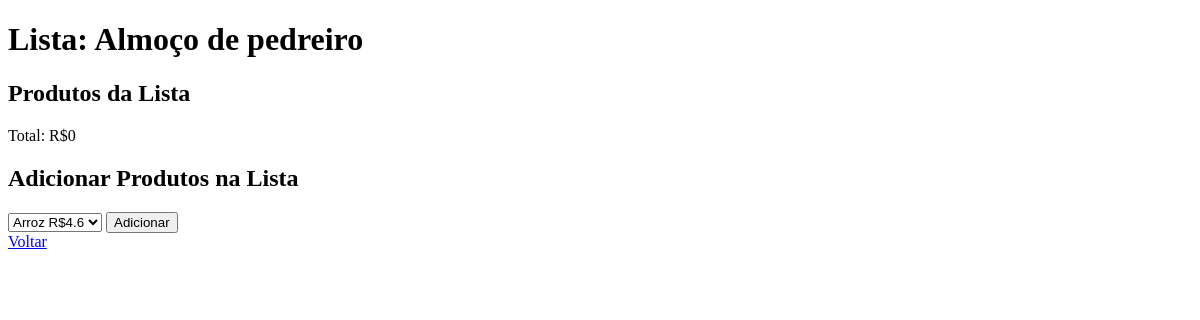
The page /2 on the database as committed earlier.
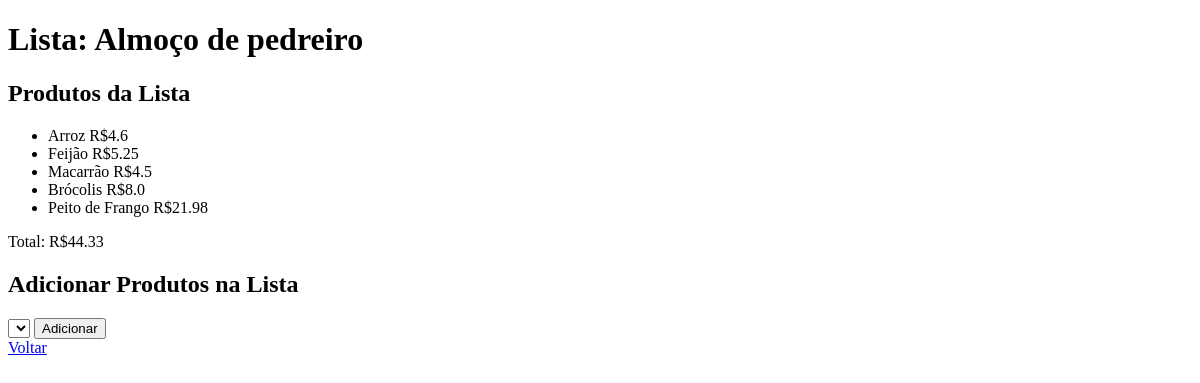
The same page on the database as committed later.
### app/models.py (models this page shows, shortened)
class Produtos(models.Model):
    nome = models.CharField(max_length=100)
    preco = models.FloatField()
    lista = models.ManyToManyField(Lista, blank=True, related_name="produtos")

### app/views.py (the view)
# urls.py: path('<int:lista_id>', views.adicionar_produtos, name="addproduto")
def adicionar_produtos(request, lista_id):
    if request.method == 'POST':
        lista = models.Lista.objects.get(id=lista_id)
        produto_id = int(request.POST.get('produtos'))
        produto = models.Produtos.objects.get(id=produto_id)
        produto.lista.add(lista)
    lista = models.Lista.objects.get(id=lista_id)
    nao_produto = models.Produtos.objects.exclude(lista=lista).all()
    produtos = lista.produtos.all()
    total = 0
    for produto in produtos:
        total += float(produto.preco)
    return render(request, 'app/lista.html', {
        'lista': lista,
        'nao_produto': nao_produto,
        'produtos': produtos,
        'total': total,
    })

### app/templates/app/lista.html (shortened to what this page needs)
<!DOCTYPE html>
<html lang="pt-br">
<head>
</head>
<body>
    {% block body %}
        <h1>Lista: {{ lista.nome }}</h1>
        <h2>Produtos da Lista</h2>
        <ul>
            {% for produto in produtos %}
                <li>{{ produto.nome }}  R${{ produto.preco }}</li>
            {% endfor %}
        </ul>
        <p>Total: R${{ total }}</p>
        <h2>Adicionar Produtos na Lista</h2>
        <form action="{% url 'addproduto' lista.id %}" method="post">
            <select name="produtos" id="">
                {% for produto in nao_produto %}
                    <option value="{{ produto.id }}">{{ produto.nome }} R${{ produto.preco }}</option>
                {% endfor %}
            </select>
            <input type="submit" value="Adicionar">
        </form>
        <a href="{% url 'index' %}">Voltar</a>
    {% endblock %}
</body>
</html>

Rows that differ between the two databases and show on the page:
now on this page (row unchanged): Produtos: nome "Arroz", preco "4.6"
added Produtos: nome "Feijão", preco "5.25"
added Produtos: nome "Macarrão", preco "4.5"
added Produtos: nome "Brócolis", preco "8.0"
added Produtos: nome "Peito de Frango", preco "21.98"
Other text that changed with them:
{{ total }}: "0" → "44.33"
form field produtos: "Arroz R$4.6" → (not shown)
